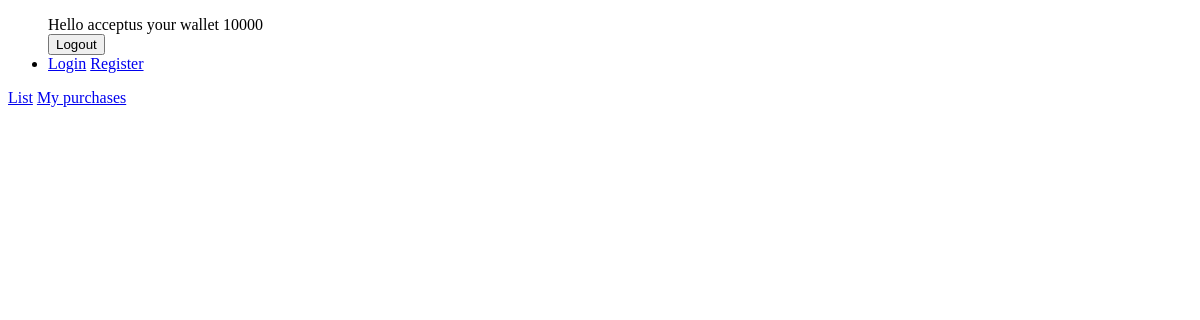
Page /profile/ (signed in) on the earlier database version.
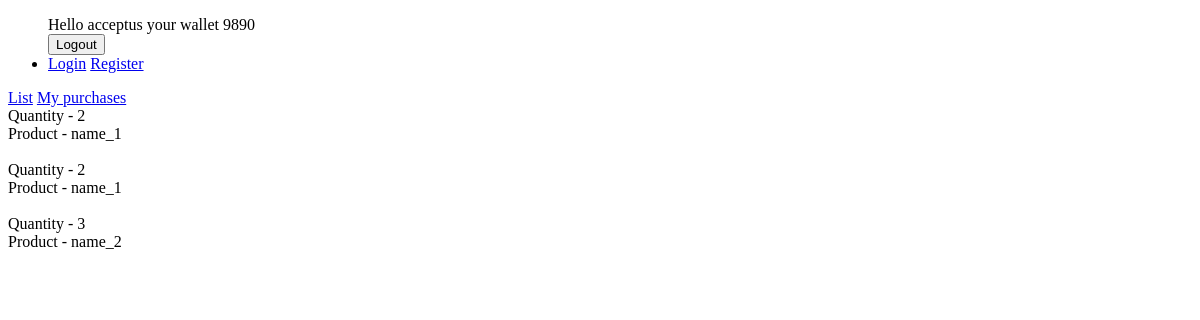
Same page on the later database version.
### myapp/models.py (models this page shows, shortened)
class User(AbstractUser):
    wallet = models.PositiveIntegerField(default=10000)

class Purchase(models.Model):
    DoesNotExist = None
    objects = None
    user = models.ForeignKey(User, on_delete=models.CASCADE)
    product = models.ForeignKey(Product, on_delete=models.CASCADE)
    quantity = models.PositiveIntegerField()
    created_at = models.DateTimeField(auto_now_add=True)

class Product(models.Model):
    objects = None
    description = models.TextField()
    name = models.TextField()
    price = models.IntegerField()
    picture = models.ImageField(upload_to='pictures/')
    amount = models.PositiveIntegerField()

### myapp/views.py (the view)
# urls.py: path('profile/', ProfileView.as_view(), name='profile'),
class ProfileView(LoginRequiredMixin, ListView):
    template_name = 'profile.html'
    def get_queryset(self):
        return Purchase.objects.filter(user=self.request.user)

### templates/profile.html (shortened to what this page needs)
{% extends 'base.html' %}
{% block content %}
    {% for purchase in object_list %}
        Quantity - {{ purchase.quantity }} <br>
        Product - {{ purchase.product.name }} <br>
        <br>
    {% endfor %}
{% endblock %}

### templates/base.html (shortened to what this page needs)
<!DOCTYPE html>
<html lang="en">
<head>
</head>
<body>
<div>
    <ul>
        {% if user.is_authenticated %}
            Hello {{ user.username }} your wallet {{ user.wallet }}
        <form method="post" action="{% url 'logout' %}">
            <input type="submit" value="Logout">
        </form>
        {% endif %}
        <li>
            <a href="{% url 'login' %">Login</a>
            <a href="{% url 'register' %">Register</a>
        </li>
    </ul>
</div>
<div>
    {% if user.is_superuser %}
        <a href="{% url 'index' %}">List</a>
        <a href="{% url 'profile' %}">My purchases</a>
</div>
<div>
    {% block content %}
    {% endblock %}
</div>
</body>
</html>

Differences in the rows shown:
changed User "acceptus": wallet "10000" → "9890"
added Purchase: quantity "2", product.name "name_1"
added Purchase: quantity "2", product.name "name_1"
added Purchase: quantity "3", product.name "name_2"
